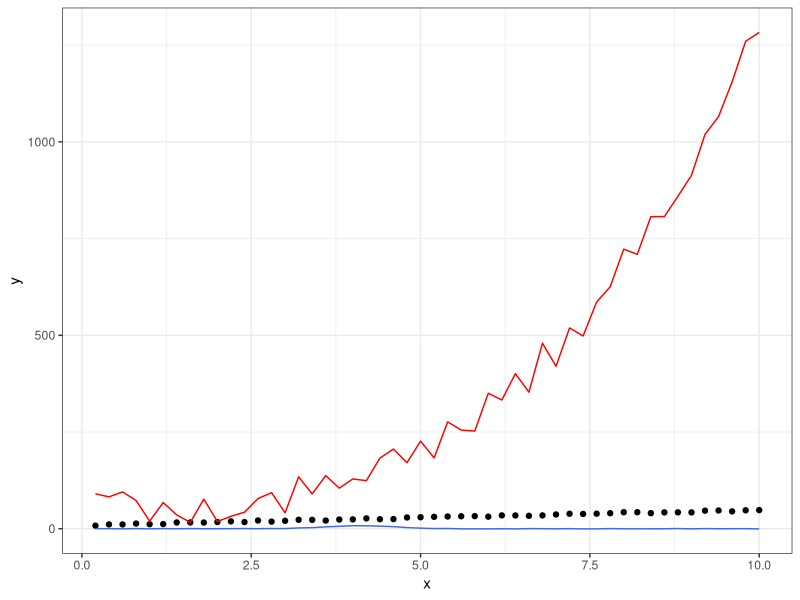
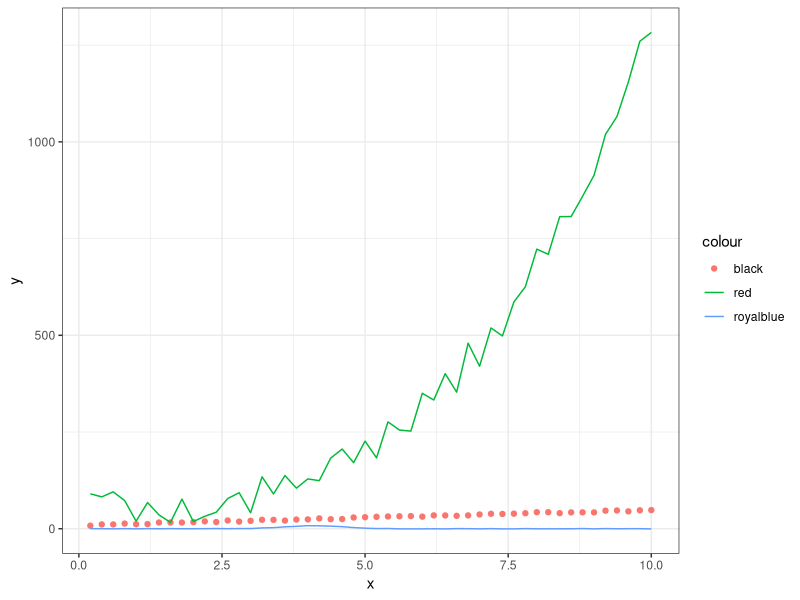
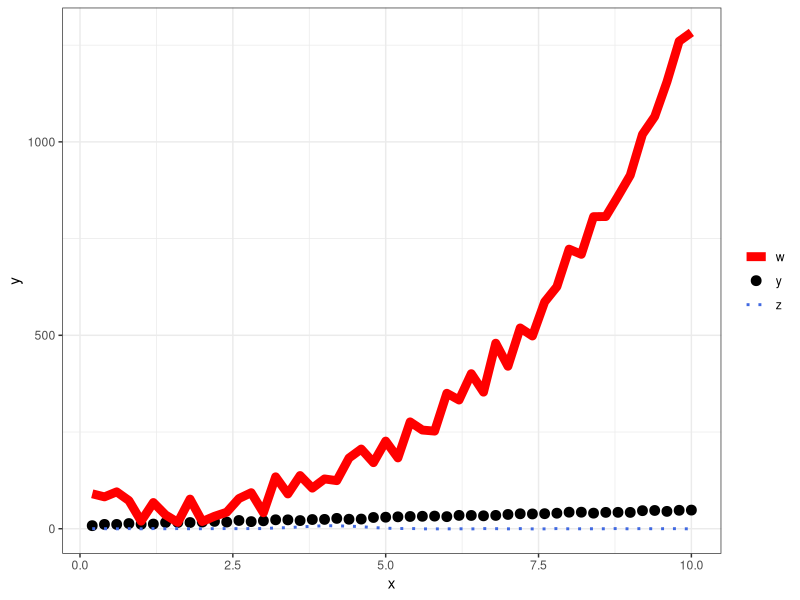
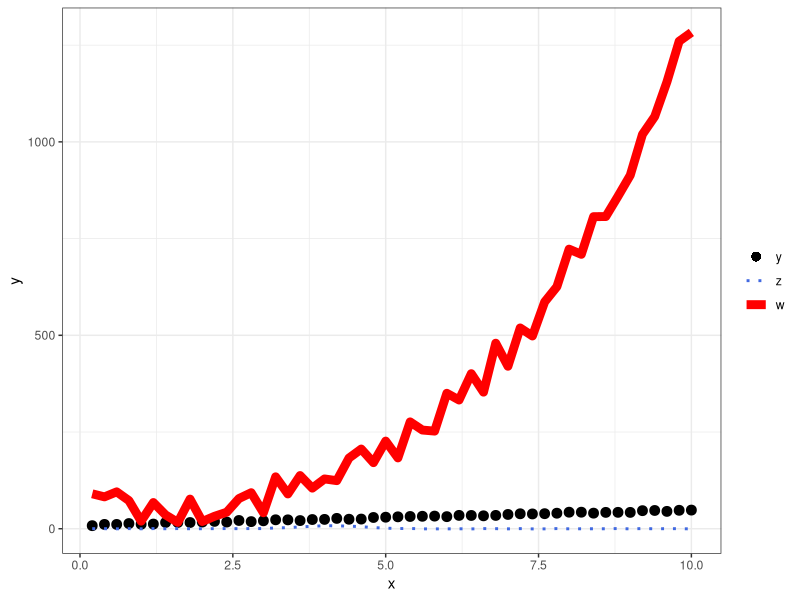
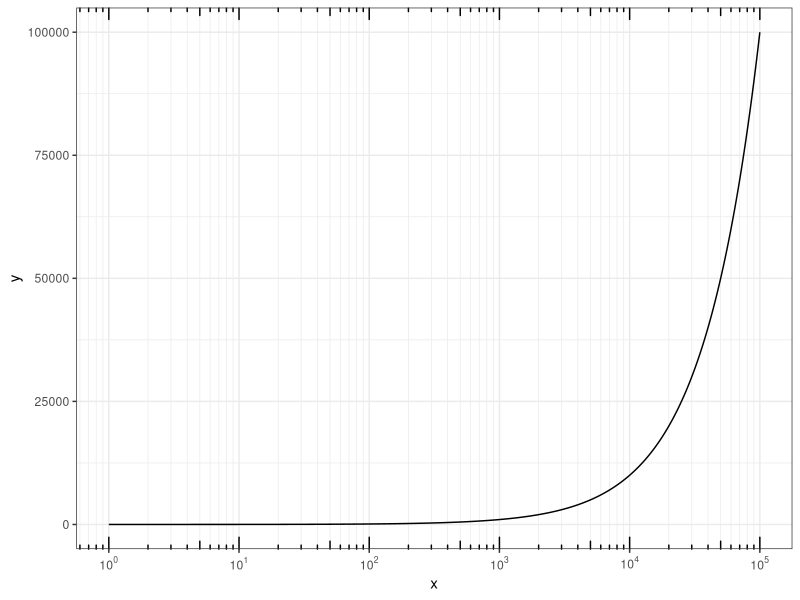
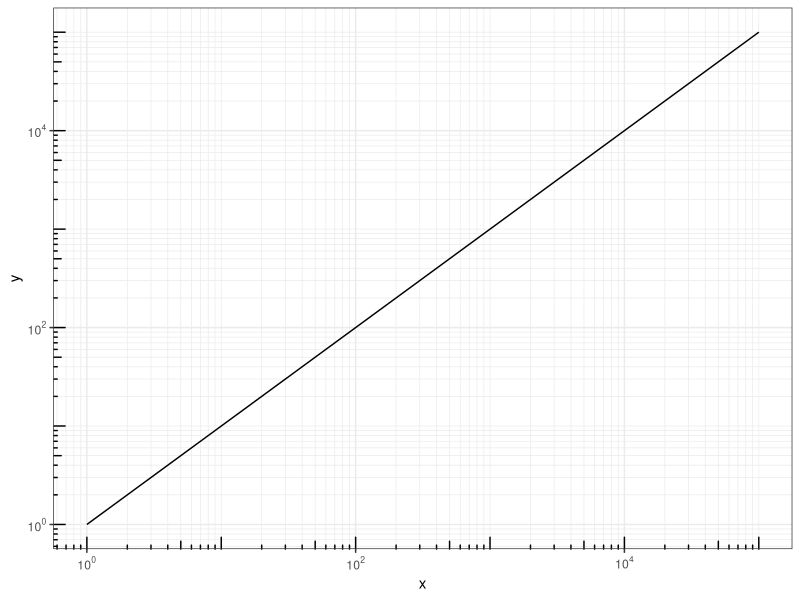

Recreate these plots in R, in order.
library(tidyverse)
library(patchwork)
theme_set(theme_bw())

# # # # # # # # # # # # # # # # # # # # # # # # 
# Tuning manually the legend
# https://aosmith.rbind.io/2020/07/09/ggplot2-override-aes/
# # # # # # # # # # # # # # # # # # # # # # # # 

d <- read_table("Data/exo_fit.txt")

d |> 
    ggplot(aes(x = x)) + 
    geom_point(aes(y = y))+
    geom_line(aes(y = z), color="royalblue")+
    geom_line(aes(y = w), color="red")

d |> 
    ggplot(aes(x = x)) + 
    geom_point(aes(y = y, color="black"))+
    geom_line(aes(y = z, color="royalblue"))+
    geom_line(aes(y = w, color="red"))

d |> 
    ggplot(aes(x = x)) + 
    geom_point(aes(y = y, color="y"), size=3)+
    geom_line(aes(y = z, color="z"), linewidth=1, linetype="dotted")+
    geom_line(aes(y = w, color="w"), linewidth=3)+
    scale_color_manual(values = c("y" = "black", 
                                  "z" = "royalblue", 
                                  "w" = "red"),
                       name = NULL)

d |> 
    ggplot(aes(x = x)) + 
    geom_point(aes(y = y, color="y"), size=3)+
    geom_line(aes(y = z, color="z"), linewidth=1, linetype="dotted")+
    geom_line(aes(y = w, color="w"), linewidth=3)+
    scale_color_manual(values = c("y" = "black", 
                                  "z" = "royalblue", 
                                  "w" = "red"),
                       breaks = c("y","z","w"),
                       name = NULL)+
    guides(color = guide_legend(override.aes = list(shape = c(16,NA,NA),
                                                    size = c(3,NA,NA),
                                                    linewidth = c(NA,1,3),
                                                    linetype = c("blank","dotted","solid"))))







# # # # # # # # # # # # # # # # # # # # # # # # 
# Logscales
# # # # # # # # # # # # # # # # # # # # # # # # 

#' Create a pretty logscale for ggplot2
#'
#' @param side 'btlr', defines on which sides to drow it
#' @param N =20, breaks will be in breaks = 10^(-N:N)
#' @param step =1, step between labels
#'
#' @return
#' @export
#'
#' @import ggplot2
#' @importFrom scales trans_format math_format
#'
#' @examples
#' library(ggplot2)
#' x <- seq(1,1e5,by=10)
#' y <- x
#' d <- data.frame(x,y)
#' ggplot(data=d, aes(x=x, y=y))+
#'   geom_line()+
#'   gglogscale()
#'
#' ggplot(data=d, aes(x=x, y=y))+
#'   geom_line()+
#'   gglogscale("bl", step=2)
gglogscale <- function(side='bt', N=20, step=1){
  output<-list(annotation_logticks(sides = side))
  if('b'%in%unlist(strsplit(side,"")) | 't'%in%unlist(strsplit(side,""))){
    output<-c(output,scale_x_log10(
      breaks = 10^(-seq(-N,N,by=step)),
      minor_breaks = rep(1:9, 2*N+1)*(10^rep(-N:N, each=9)),
      labels = scales::trans_format("log10", scales::math_format(10^.x))
    ))
  }
  if('l'%in%unlist(strsplit(side,"")) | 'r'%in%unlist(strsplit(side,""))){
    output<-c(output,scale_y_log10(
      breaks = 10^(-seq(-N,N,by=step)),
      minor_breaks = rep(1:9, 2*N+1)*(10^rep(-N:N, each=9)),
      labels = scales::trans_format("log10", scales::math_format(10^.x))
    ))
  }
  output
}


d <- tibble(x=seq(1,1e5,by=10),y=x)
ggplot(data=d, aes(x=x, y=y))+
  geom_line()+
  gglogscale()
ggplot(data=d, aes(x=x, y=y))+
  geom_line()+
  gglogscale("bl", step=2)
